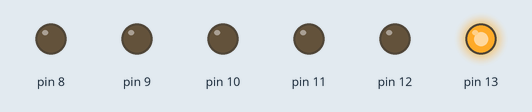
Simulated run of this sketch. Board: Arduino Uno, built with avr-gcc and run on an emulated ATmega328P. On the bench: output pins drawn as LEDs (lit = HIGH).

Above: at 0.12 s.
At 0.62 s:
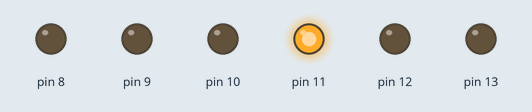
At 0.87 s:
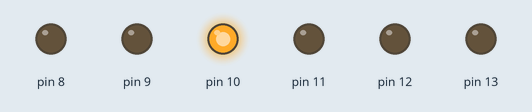
At 1.12 s:
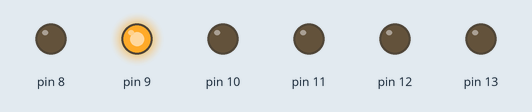
At 1.87 s:
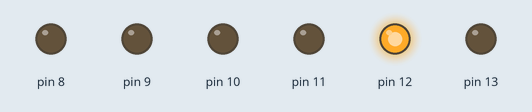
At 2.87 s:
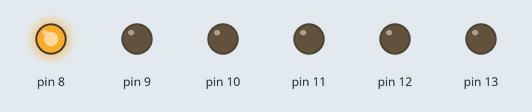
Timing chart, 0 to 3.5 s (numbered marks = the images above):
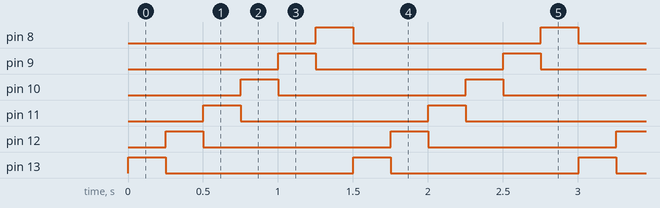

The sketch:

Arduino_LED_Demo.ino
```cpp
void setup() {
  // put your setup code here, to run once:
  for (int i = 8; i < 14; i++) {
    pinMode(i, OUTPUT);
  }
}

void loop() {
  // put your main code here, to run repeatedly:
  for (int i = 8; i < 14; i++) {
    int prevPin = (i - 1) >= 8 ? i - 1 : 8;
    Serial.println(prevPin);
    digitalWrite(prevPin, LOW);
    digitalWrite(i, HIGH);
  }

  for (int i = 13; i >= 8; i--) {
    int prevPin = (i + 1) <= 13 ? i + 1 : 13;
    Serial.println(prevPin);
    digitalWrite(prevPin, LOW);
    digitalWrite(i, HIGH);
    delay(250);
  }
}
```

Measured:
- by itself, pin 8–13: alternates HIGH for 0.25 s and LOW for 1.3 s
- by itself, everything shown: repeats every 1.5 s, in 6 steps
